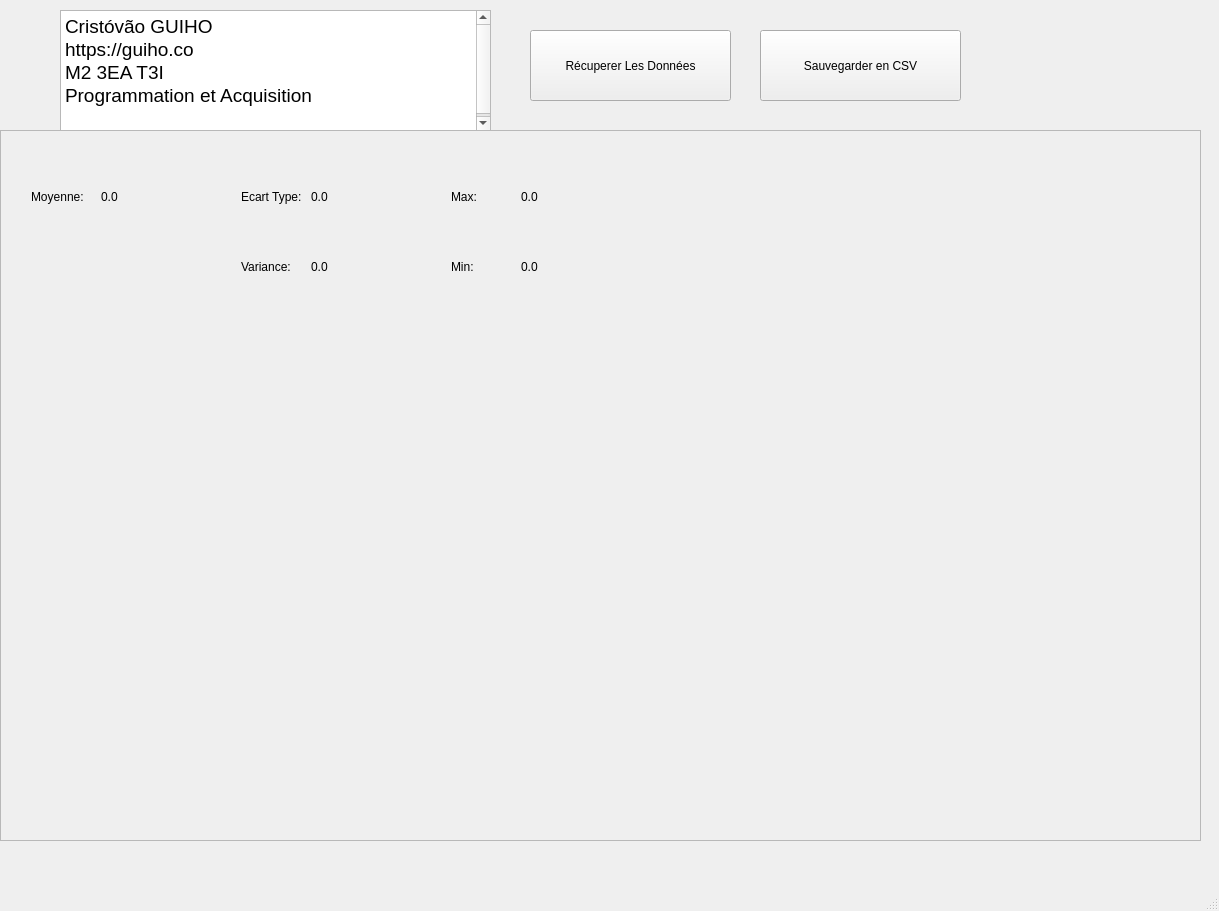
<?xml version="1.0" encoding="UTF-8"?>
<ui version="4.0">
 <class>MainWindow</class>
 <widget class="QMainWindow" name="MainWindow">
  <property name="geometry">
   <rect>
    <x>0</x>
    <y>0</y>
    <width>1219</width>
    <height>911</height>
   </rect>
  </property>
  <property name="windowTitle">
   <string>MainWindow</string>
  </property>
  <widget class="QWidget" name="centralwidget">
   <widget class="QScrollArea" name="scrollArea">
    <property name="geometry">
     <rect>
      <x>0</x>
      <y>130</y>
      <width>1201</width>
      <height>711</height>
     </rect>
    </property>
    <property name="widgetResizable">
     <bool>true</bool>
    </property>
    <widget class="QWidget" name="scrollAreaWidgetContents">
     <property name="geometry">
      <rect>
       <x>0</x>
       <y>0</y>
       <width>1199</width>
       <height>709</height>
      </rect>
     </property>
     <widget class="QLabel" name="stats_main">
      <property name="geometry">
       <rect>
        <x>100</x>
        <y>40</y>
        <width>111</width>
        <height>51</height>
       </rect>
      </property>
      <property name="text">
       <string>0.0</string>
      </property>
     </widget>
     <widget class="QLabel" name="stats_main_label">
      <property name="geometry">
       <rect>
        <x>30</x>
        <y>40</y>
        <width>61</width>
        <height>51</height>
       </rect>
      </property>
      <property name="text">
       <string>Moyenne:</string>
      </property>
     </widget>
     <widget class="QLabel" name="stats_std_label">
      <property name="geometry">
       <rect>
        <x>240</x>
        <y>40</y>
        <width>61</width>
        <height>51</height>
       </rect>
      </property>
      <property name="text">
       <string>Ecart Type: </string>
      </property>
     </widget>
     <widget class="QLabel" name="stats_std">
      <property name="geometry">
       <rect>
        <x>310</x>
        <y>40</y>
        <width>111</width>
        <height>51</height>
       </rect>
      </property>
      <property name="text">
       <string>0.0</string>
      </property>
     </widget>
     <widget class="QLabel" name="stats_variance_label">
      <property name="geometry">
       <rect>
        <x>240</x>
        <y>110</y>
        <width>61</width>
        <height>51</height>
       </rect>
      </property>
      <property name="text">
       <string>Variance:</string>
      </property>
     </widget>
     <widget class="QLabel" name="stats_variance">
      <property name="geometry">
       <rect>
        <x>310</x>
        <y>110</y>
        <width>111</width>
        <height>51</height>
       </rect>
      </property>
      <property name="text">
       <string>0.0</string>
      </property>
     </widget>
     <widget class="QLabel" name="stats_max_label">
      <property name="geometry">
       <rect>
        <x>450</x>
        <y>40</y>
        <width>61</width>
        <height>51</height>
       </rect>
      </property>
      <property name="text">
       <string>Max:</string>
      </property>
     </widget>
     <widget class="QLabel" name="stats_max">
      <property name="geometry">
       <rect>
        <x>520</x>
        <y>40</y>
        <width>111</width>
        <height>51</height>
       </rect>
      </property>
      <property name="text">
       <string>0.0</string>
      </property>
     </widget>
     <widget class="QLabel" name="stats_min">
      <property name="geometry">
       <rect>
        <x>520</x>
        <y>110</y>
        <width>111</width>
        <height>51</height>
       </rect>
      </property>
      <property name="text">
       <string>0.0</string>
      </property>
     </widget>
     <widget class="QLabel" name="stats_min_label">
      <property name="geometry">
       <rect>
        <x>450</x>
        <y>110</y>
        <width>61</width>
        <height>51</height>
       </rect>
      </property>
      <property name="text">
       <string>Min:</string>
      </property>
     </widget>
    </widget>
   </widget>
   <widget class="QTextBrowser" name="textBrowser">
    <property name="geometry">
     <rect>
      <x>60</x>
      <y>10</y>
      <width>431</width>
      <height>121</height>
     </rect>
    </property>
    <property name="html">
     <string>&lt;!DOCTYPE HTML PUBLIC &quot;-//W3C//DTD HTML 4.0//EN&quot; &quot;http://www.w3.org/TR/REC-html40/strict.dtd&quot;&gt;
&lt;html&gt;&lt;head&gt;&lt;meta name=&quot;qrichtext&quot; content=&quot;1&quot; /&gt;&lt;meta charset=&quot;utf-8&quot; /&gt;&lt;style type=&quot;text/css&quot;&gt;
p, li { white-space: pre-wrap; }
hr { height: 1px; border-width: 0; }
li.unchecked::marker { content: &quot;\2610&quot;; }
li.checked::marker { content: &quot;\2612&quot;; }
&lt;/style&gt;&lt;/head&gt;&lt;body style=&quot; font-family:'Segoe UI'; font-size:9pt; font-weight:400; font-style:normal;&quot;&gt;
&lt;p style=&quot; margin-top:0px; margin-bottom:0px; margin-left:0px; margin-right:0px; -qt-block-indent:0; text-indent:0px;&quot;&gt;&lt;span style=&quot; font-size:14pt;&quot;&gt;Cristóvão GUIHO&lt;/span&gt;&lt;/p&gt;
&lt;p style=&quot; margin-top:0px; margin-bottom:0px; margin-left:0px; margin-right:0px; -qt-block-indent:0; text-indent:0px;&quot;&gt;&lt;span style=&quot; font-size:14pt;&quot;&gt;https://guiho.co&lt;/span&gt;&lt;/p&gt;
&lt;p style=&quot; margin-top:0px; margin-bottom:0px; margin-left:0px; margin-right:0px; -qt-block-indent:0; text-indent:0px;&quot;&gt;&lt;span style=&quot; font-size:14pt;&quot;&gt;M2 3EA T3I &lt;/span&gt;&lt;/p&gt;
&lt;p style=&quot; margin-top:0px; margin-bottom:0px; margin-left:0px; margin-right:0px; -qt-block-indent:0; text-indent:0px;&quot;&gt;&lt;span style=&quot; font-size:14pt;&quot;&gt;Programmation et Acquisition&lt;/span&gt;&lt;/p&gt;
&lt;p style=&quot;-qt-paragraph-type:empty; margin-top:0px; margin-bottom:0px; margin-left:0px; margin-right:0px; -qt-block-indent:0; text-indent:0px; font-size:14pt;&quot;&gt;&lt;br /&gt;&lt;/p&gt;&lt;/body&gt;&lt;/html&gt;</string>
    </property>
   </widget>
   <widget class="QPushButton" name="fetch_data">
    <property name="geometry">
     <rect>
      <x>530</x>
      <y>30</y>
      <width>201</width>
      <height>71</height>
     </rect>
    </property>
    <property name="text">
     <string>Récuperer Les Données</string>
    </property>
   </widget>
   <widget class="QPushButton" name="save_csv">
    <property name="geometry">
     <rect>
      <x>760</x>
      <y>30</y>
      <width>201</width>
      <height>71</height>
     </rect>
    </property>
    <property name="text">
     <string>Sauvegarder en CSV</string>
    </property>
   </widget>
  </widget>
  <widget class="QMenuBar" name="menubar">
   <property name="geometry">
    <rect>
     <x>0</x>
     <y>0</y>
     <width>1219</width>
     <height>33</height>
    </rect>
   </property>
  </widget>
  <widget class="QStatusBar" name="statusbar"/>
 </widget>
 <resources/>
 <connections/>
</ui>
